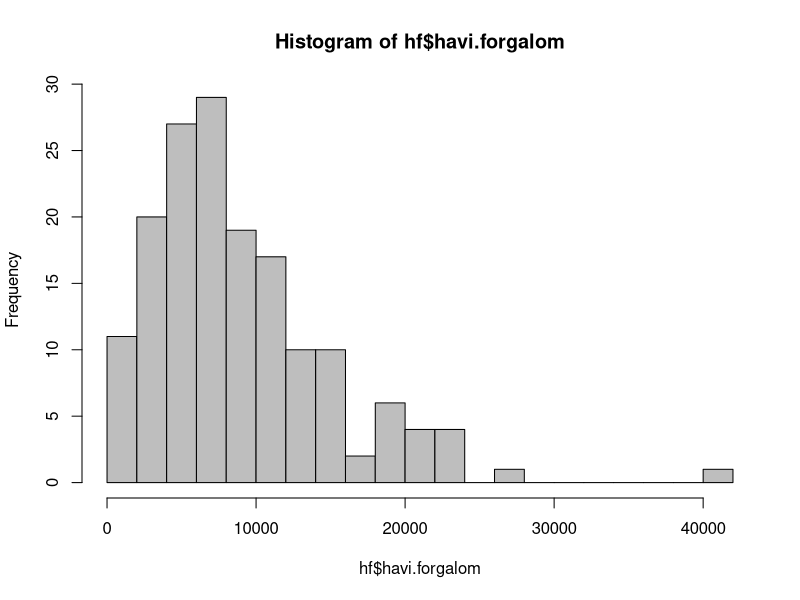
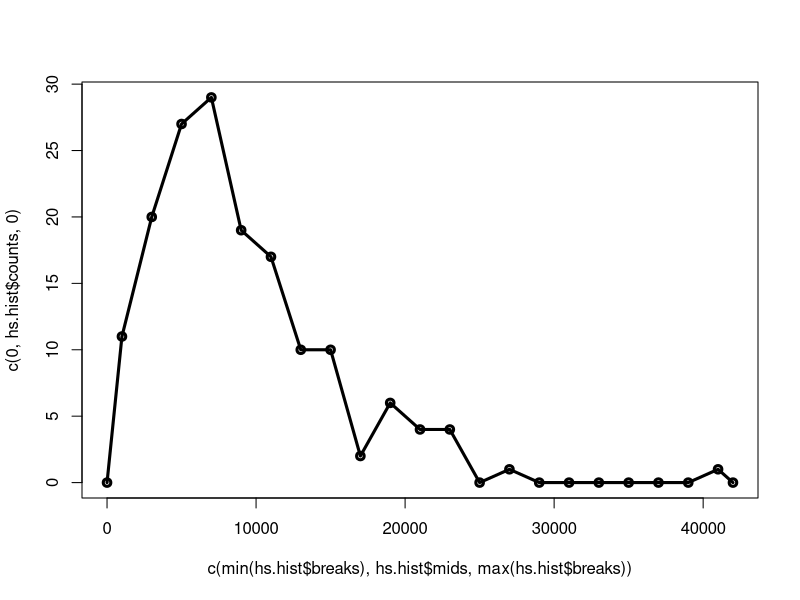
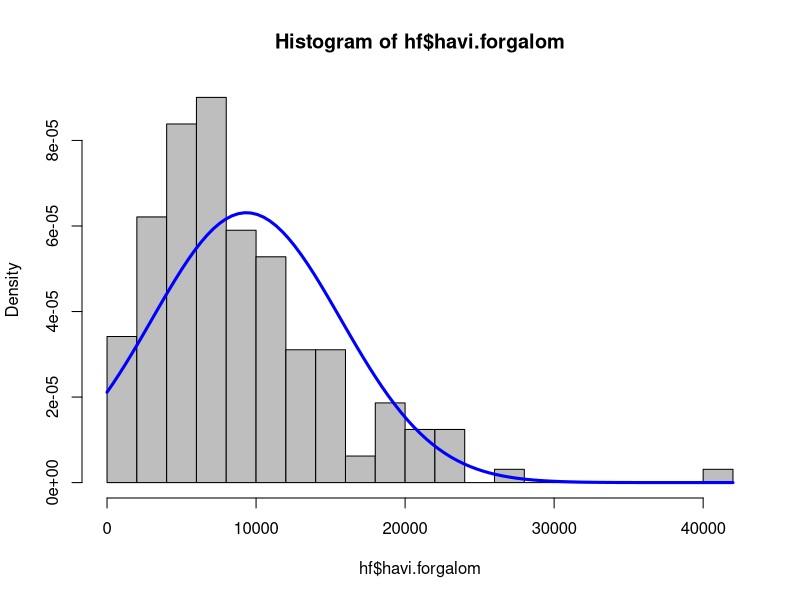
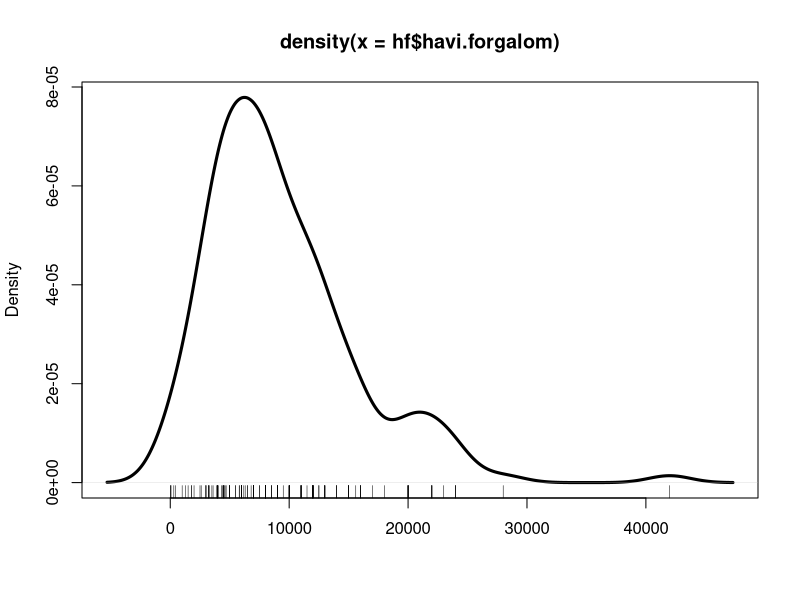
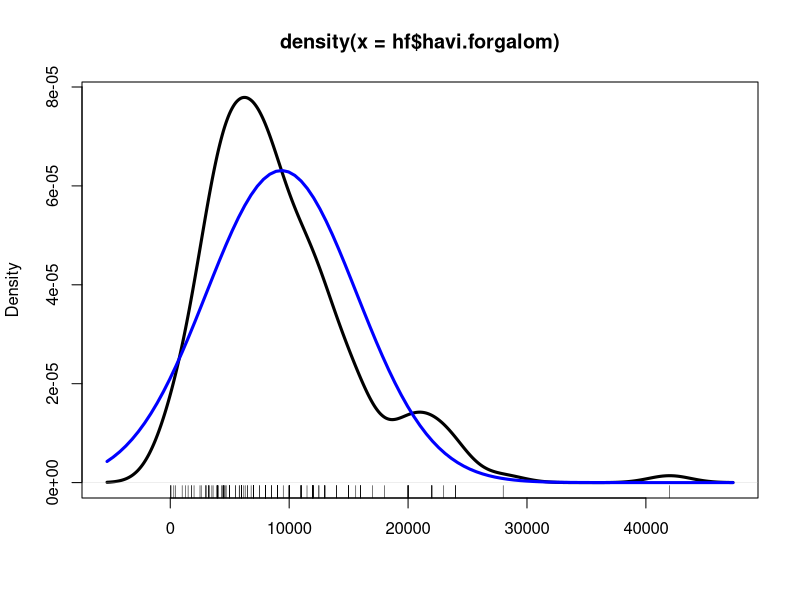
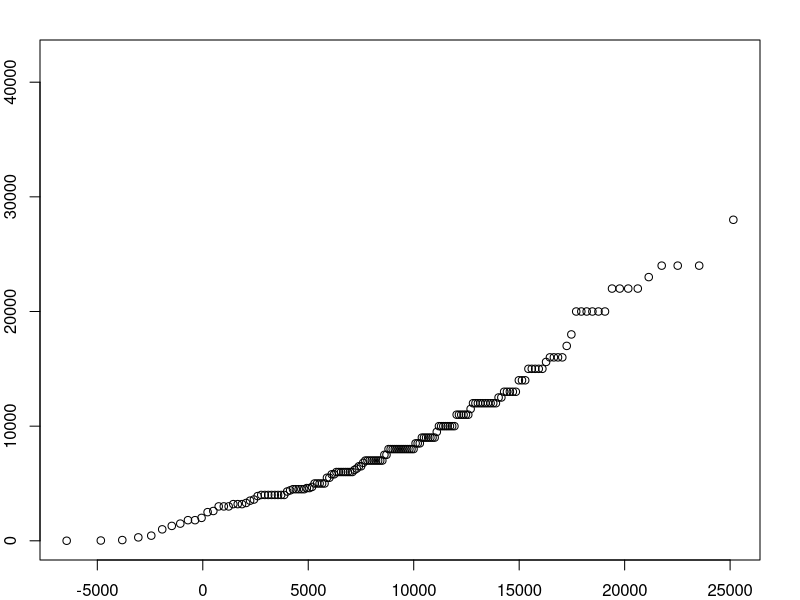
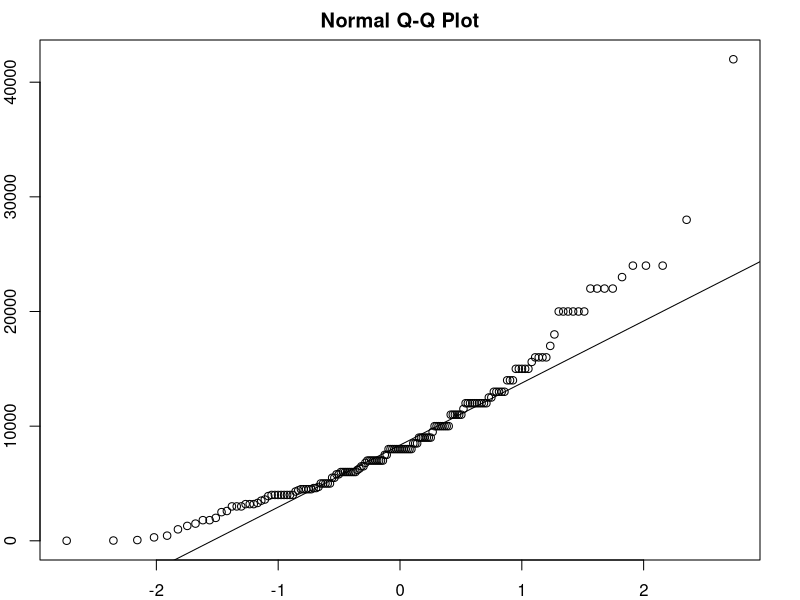
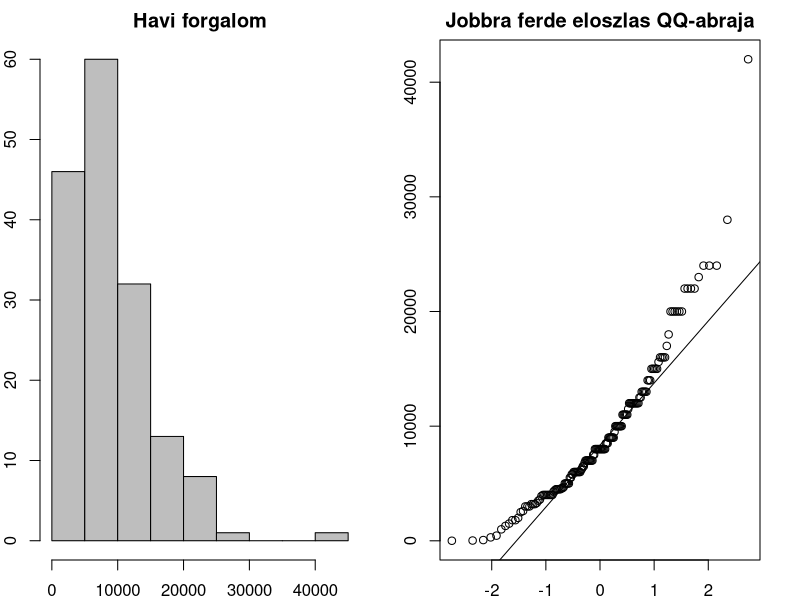

Generate these figures, in order, with R:
## ---- chunk 1
hf <- read.table(file="data/havi_forgalom.txt", header=T, dec=".")
str(hf)
head(hf, n=4)
## ---- chunk 2
hs.hist <- hist(hf$havi.forgalom, breaks=15, col="gray")
## ---- chunk 3
plot(c(min(hs.hist$breaks),hs.hist$mids,max(hs.hist$breaks)),
     c(0,hs.hist$counts, 0), type="o", lwd=3)

## ---- chunk 4
hist(hf$havi.forgalom, freq=F, breaks=15, col="gray")
curve(dnorm(x, mean=mean(hf$havi.forgalom), sd=sd(hf$havi.forgalom)), 
      add=T, col="blue", lwd=3)
## ---- chunk 5
plot(density(hf$havi.forgalom), xlab="", lwd=3)
rug(hf$havi.forgalom)
## ---- chunk 6
plot(density(hf$havi.forgalom), xlab="", lwd=3);rug(hf$havi.forgalom)
curve(dnorm(x, mean=mean(hf$havi.forgalom), sd=sd(hf$havi.forgalom)), 
      add=T, col="blue", lwd=3)
## ---- chunk 7
stem(hf$havi.forgalom) 
## ---- chunk 8
# A hipotetikus eloszlás kvantilisei
elmeleti.q <- qnorm(1:length(hf$havi.forgalom)/
  length(hf$havi.forgalom),
  mean=mean(hf$havi.forgalom),
  sd=sd(hf$havi.forgalom))

# a tapasztalati kvantilisek (a rendezett minta)
tapasztalati.q <- sort(hf$havi.forgalom)

# pontok megjelenítése: QQ-ábra
par(mar=c(2,2,2,2))
plot(elmeleti.q, tapasztalati.q)
## ---- chunk 9
## QQ-ábra az R-ben
qqnorm(hf$havi.forgalom)
qqline(hf$havi.forgalom) # egyenes rajzolása
## ---- chunk 10
par(mfrow=c(1,2))
hist(hf$havi.forgalom, col="gray", main="Havi forgalom")
qqnorm(hf$havi.forgalom, main="Jobbra ferde eloszlas QQ-abraja")
qqline(hf$havi.forgalom)
## ---- chunk 11
data(Chem97,package="mlmRev") 
par(mfrow=c(1,2))
hist(Chem97$gcsescore, col="gray", main="Vizsgapontszamok")
qqnorm(Chem97$gcsescore, main="Balra ferde eloszlas QQ-abraja")
qqline(Chem97$gcsescore)
## ---- chunk 12
par(mfrow=c(1,2))
hist(faithful$eruptions,col="gray",main="Kitoresek idotartama (perc)")
qqnorm(faithful$eruptions, main="Bimodalis eloszlas QQ-abraja")
qqline(faithful$eruptions)
## ---- chunk 13
# ferdeség és csúcsosság
library(psych)
skew(hf$havi.forgalom)
kurtosi(hf$havi.forgalom)
## ---- chunk 14
# hip.vizsgálat a ferdeségre és csúcsosságra, p-értékek meghatározása
u <- skew(hf$havi.forgalom)/sqrt(6/length(hf$havi.forgalom))
2*(1-pnorm(u))
u <- kurtosi(hf$havi.forgalom)/sqrt(24/length(hf$havi.forgalom))
2*(1-pnorm(u)) 
## ---- chunk 15
# elméleti eloszlásfüggvény
f.r <- sort(hf$havi.forgalom); n <- length(f.r)
curve(pnorm(x, mean=mean(f.r), sd=sd(f.r)),xlim=range(f.r), xlab="havi forgalom ertekei", ylab="kumulativ relativ gyakorisag")
points(f.r, pnorm(f.r, mean=mean(f.r), sd=sd(f.r)))
# tapasztalati eloszlásfüggvény
f.r.t <- table(f.r); points(names(f.r.t), cumsum(f.r.t/sum(f.r.t)), pch=15, type="p")
points(names(f.r.t), cumsum(f.r.t/sum(f.r.t)), pch=15, type="s")
legend("bottomright", pch=c(15,1), legend=c("mert ertek", "varhato (elmeleti) ertek"))
## ---- chunk 16
# az előző parancsok folytatásaként
D <- max(abs(pnorm(f.r, mean=mean(f.r), sd=sd(f.r))-1:n/n))
## ---- chunk 17
# az eredeti K-S-próba
ks.test(hf$havi.forgalom, "pnorm", mean=mean(hf$havi.forgalom), 
                                   sd=sd(hf$havi.forgalom))

## ---- chunk 18
# Lilliefors változat
library(nortest)
lillie.test(hf$havi.forgalom)
## ---- chunk 19
shapiro.test(hf$havi.forgalom)
